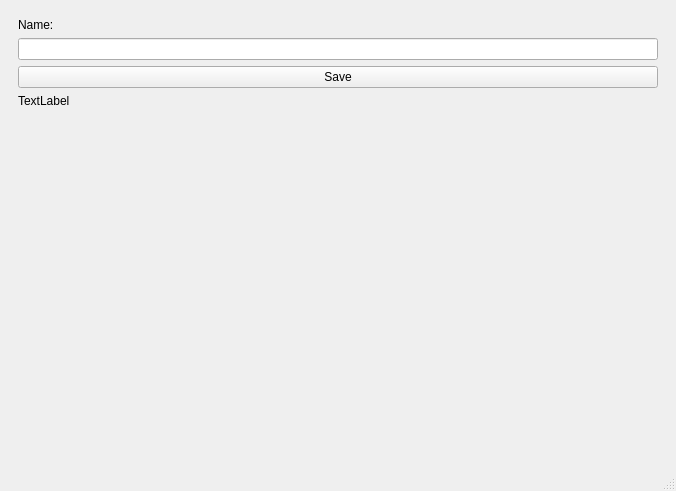
<?xml version="1.0" encoding="UTF-8"?>
<ui version="4.0">
 <class>Main</class>
 <widget class="QMainWindow" name="Main">
  <property name="geometry">
   <rect>
    <x>0</x>
    <y>0</y>
    <width>676</width>
    <height>491</height>
   </rect>
  </property>
  <property name="windowTitle">
   <string>Hello</string>
  </property>
  <widget class="QWidget" name="centralwidget">
   <layout class="QVBoxLayout" name="verticalLayout_2">
    <item>
     <widget class="QWidget" name="widget" native="true">
      <layout class="QVBoxLayout" name="verticalLayout">
       <item>
        <widget class="QLabel" name="labeNamel">
         <property name="styleSheet">
          <string notr="true"/>
         </property>
         <property name="text">
          <string>Name:</string>
         </property>
        </widget>
       </item>
       <item>
        <widget class="QLineEdit" name="lineEdit"/>
       </item>
       <item>
        <widget class="QPushButton" name="pushButtonSave">
         <property name="text">
          <string>Save</string>
         </property>
        </widget>
       </item>
       <item>
        <widget class="QLabel" name="labelMessage">
         <property name="enabled">
          <bool>true</bool>
         </property>
         <property name="text">
          <string>TextLabel</string>
         </property>
        </widget>
       </item>
       <item>
        <spacer name="verticalSpacer">
         <property name="orientation">
          <enum>Qt::Vertical</enum>
         </property>
         <property name="sizeHint" stdset="0">
          <size>
           <width>20</width>
           <height>40</height>
          </size>
         </property>
        </spacer>
       </item>
      </layout>
     </widget>
    </item>
   </layout>
  </widget>
  <widget class="QStatusBar" name="statusbar"/>
  <action name="actionName">
   <property name="text">
    <string>Name</string>
   </property>
  </action>
 </widget>
 <resources/>
 <connections/>
</ui>
